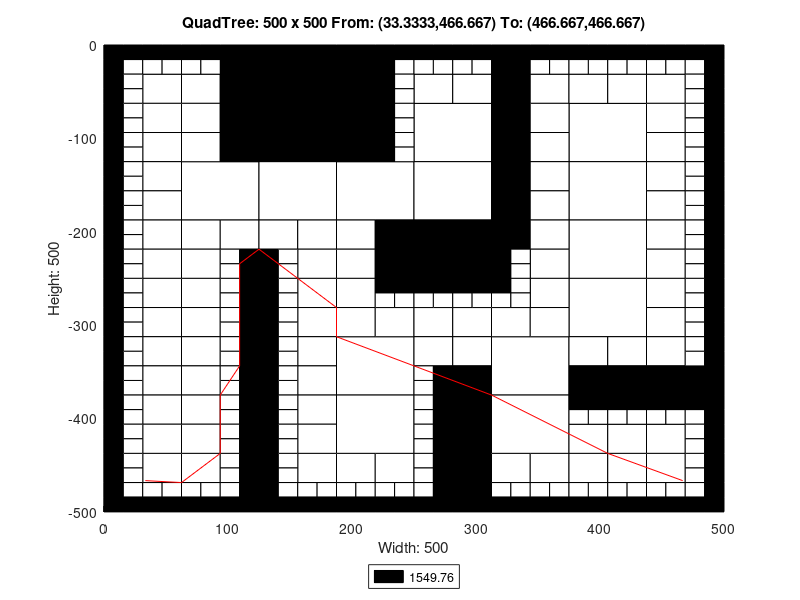

Write the MATLAB code that produced this figure.
axis([0 500 -500 0]);
title('QuadTree: 500 x 500 From: (33.3333,466.667) To: (466.667,466.667)');
xlabel('Width: 500');
ylabel('Height: 500');
rectangle('Position',[125 -62.5 62.5 62.5], 'FaceColor',[0 0 0]);
rectangle('Position',[125 -125 62.5 62.5], 'FaceColor',[0 0 0]);
rectangle('Position',[62.5 -187.5 62.5 62.5], 'FaceColor',[1 1 1]);
rectangle('Position',[125 -187.5 62.5 62.5], 'FaceColor',[1 1 1]);
rectangle('Position',[187.5 -187.5 62.5 62.5], 'FaceColor',[1 1 1]);
rectangle('Position',[250 -125 62.5 62.5], 'FaceColor',[1 1 1]);
rectangle('Position',[375 -125 62.5 62.5], 'FaceColor',[1 1 1]);
rectangle('Position',[250 -187.5 62.5 62.5], 'FaceColor',[1 1 1]);
rectangle('Position',[250 -250 62.5 62.5], 'FaceColor',[0 0 0]);
rectangle('Position',[375 -187.5 62.5 62.5], 'FaceColor',[1 1 1]);
rectangle('Position',[375 -250 62.5 62.5], 'FaceColor',[1 1 1]);
rectangle('Position',[187.5 -375 62.5 62.5], 'FaceColor',[1 1 1]);
rectangle('Position',[187.5 -437.5 62.5 62.5], 'FaceColor',[1 1 1]);
rectangle('Position',[312.5 -375 62.5 62.5], 'FaceColor',[1 1 1]);
rectangle('Position',[375 -312.5 62.5 62.5], 'FaceColor',[1 1 1]);
rectangle('Position',[312.5 -437.5 62.5 62.5], 'FaceColor',[1 1 1]);
rectangle('Position',[31.25 -62.5 31.25 31.25], 'FaceColor',[1 1 1]);
rectangle('Position',[93.75 -31.25 31.25 31.25], 'FaceColor',[0 0 0]);
rectangle('Position',[62.5 -62.5 31.25 31.25], 'FaceColor',[1 1 1]);
rectangle('Position',[93.75 -62.5 31.25 31.25], 'FaceColor',[0 0 0]);
rectangle('Position',[31.25 -93.75 31.25 31.25], 'FaceColor',[1 1 1]);
rectangle('Position',[31.25 -125 31.25 31.25], 'FaceColor',[1 1 1]);
rectangle('Position',[62.5 -93.75 31.25 31.25], 'FaceColor',[1 1 1]);
rectangle('Position',[93.75 -93.75 31.25 31.25], 'FaceColor',[0 0 0]);
rectangle('Position',[62.5 -125 31.25 31.25], 'FaceColor',[1 1 1]);
rectangle('Position',[93.75 -125 31.25 31.25], 'FaceColor',[0 0 0]);
rectangle('Position',[187.5 -31.25 31.25 31.25], 'FaceColor',[0 0 0]);
rectangle('Position',[187.5 -62.5 31.25 31.25], 'FaceColor',[0 0 0]);
rectangle('Position',[187.5 -93.75 31.25 31.25], 'FaceColor',[0 0 0]);
rectangle('Position',[187.5 -125 31.25 31.25], 'FaceColor',[0 0 0]);
rectangle('Position',[31.25 -156.25 31.25 31.25], 'FaceColor',[1 1 1]);
rectangle('Position',[31.25 -187.5 31.25 31.25], 'FaceColor',[1 1 1]);
rectangle('Position',[31.25 -218.75 31.25 31.25], 'FaceColor',[1 1 1]);
rectangle('Position',[31.25 -250 31.25 31.25], 'FaceColor',[1 1 1]);
rectangle('Position',[62.5 -218.75 31.25 31.25], 'FaceColor',[1 1 1]);
rectangle('Position',[93.75 -218.75 31.25 31.25], 'FaceColor',[1 1 1]);
rectangle('Position',[62.5 -250 31.25 31.25], 'FaceColor',[1 1 1]);
rectangle('Position',[125 -218.75 31.25 31.25], 'FaceColor',[1 1 1]);
rectangle('Position',[156.25 -218.75 31.25 31.25], 'FaceColor',[1 1 1]);
rectangle('Position',[156.25 -250 31.25 31.25], 'FaceColor',[1 1 1]);
rectangle('Position',[187.5 -218.75 31.25 31.25], 'FaceColor',[1 1 1]);
rectangle('Position',[218.75 -218.75 31.25 31.25], 'FaceColor',[0 0 0]);
rectangle('Position',[187.5 -250 31.25 31.25], 'FaceColor',[1 1 1]);
rectangle('Position',[218.75 -250 31.25 31.25], 'FaceColor',[0 0 0]);
rectangle('Position',[250 -62.5 31.25 31.25], 'FaceColor',[1 1 1]);
rectangle('Position',[281.25 -62.5 31.25 31.25], 'FaceColor',[1 1 1]);
rectangle('Position',[312.5 -31.25 31.25 31.25], 'FaceColor',[0 0 0]);
rectangle('Position',[312.5 -62.5 31.25 31.25], 'FaceColor',[0 0 0]);
rectangle('Position',[343.75 -62.5 31.25 31.25], 'FaceColor',[1 1 1]);
rectangle('Position',[312.5 -93.75 31.25 31.25], 'FaceColor',[0 0 0]);
rectangle('Position',[343.75 -93.75 31.25 31.25], 'FaceColor',[1 1 1]);
rectangle('Position',[312.5 -125 31.25 31.25], 'FaceColor',[0 0 0]);
rectangle('Position',[343.75 -125 31.25 31.25], 'FaceColor',[1 1 1]);
rectangle('Position',[375 -62.5 31.25 31.25], 'FaceColor',[1 1 1]);
rectangle('Position',[406.25 -62.5 31.25 31.25], 'FaceColor',[1 1 1]);
rectangle('Position',[437.5 -62.5 31.25 31.25], 'FaceColor',[1 1 1]);
rectangle('Position',[437.5 -93.75 31.25 31.25], 'FaceColor',[1 1 1]);
rectangle('Position',[437.5 -125 31.25 31.25], 'FaceColor',[1 1 1]);
rectangle('Position',[312.5 -156.25 31.25 31.25], 'FaceColor',[0 0 0]);
rectangle('Position',[343.75 -156.25 31.25 31.25], 'FaceColor',[1 1 1]);
rectangle('Position',[312.5 -187.5 31.25 31.25], 'FaceColor',[0 0 0]);
rectangle('Position',[343.75 -187.5 31.25 31.25], 'FaceColor',[1 1 1]);
rectangle('Position',[312.5 -218.75 31.25 31.25], 'FaceColor',[0 0 0]);
rectangle('Position',[343.75 -218.75 31.25 31.25], 'FaceColor',[1 1 1]);
rectangle('Position',[343.75 -250 31.25 31.25], 'FaceColor',[1 1 1]);
rectangle('Position',[437.5 -156.25 31.25 31.25], 'FaceColor',[1 1 1]);
rectangle('Position',[437.5 -187.5 31.25 31.25], 'FaceColor',[1 1 1]);
rectangle('Position',[437.5 -218.75 31.25 31.25], 'FaceColor',[1 1 1]);
rectangle('Position',[437.5 -250 31.25 31.25], 'FaceColor',[1 1 1]);
rectangle('Position',[31.25 -281.25 31.25 31.25], 'FaceColor',[1 1 1]);
rectangle('Position',[31.25 -312.5 31.25 31.25], 'FaceColor',[1 1 1]);
rectangle('Position',[62.5 -281.25 31.25 31.25], 'FaceColor',[1 1 1]);
rectangle('Position',[62.5 -312.5 31.25 31.25], 'FaceColor',[1 1 1]);
rectangle('Position',[31.25 -343.75 31.25 31.25], 'FaceColor',[1 1 1]);
rectangle('Position',[31.25 -375 31.25 31.25], 'FaceColor',[1 1 1]);
rectangle('Position',[62.5 -343.75 31.25 31.25], 'FaceColor',[1 1 1]);
rectangle('Position',[62.5 -375 31.25 31.25], 'FaceColor',[1 1 1]);
rectangle('Position',[156.25 -281.25 31.25 31.25], 'FaceColor',[1 1 1]);
rectangle('Position',[156.25 -312.5 31.25 31.25], 'FaceColor',[1 1 1]);
rectangle('Position',[187.5 -281.25 31.25 31.25], 'FaceColor',[1 1 1]);
rectangle('Position',[187.5 -312.5 31.25 31.25], 'FaceColor',[1 1 1]);
rectangle('Position',[218.75 -312.5 31.25 31.25], 'FaceColor',[1 1 1]);
rectangle('Position',[156.25 -343.75 31.25 31.25], 'FaceColor',[1 1 1]);
rectangle('Position',[156.25 -375 31.25 31.25], 'FaceColor',[1 1 1]);
rectangle('Position',[31.25 -406.25 31.25 31.25], 'FaceColor',[1 1 1]);
rectangle('Position',[31.25 -437.5 31.25 31.25], 'FaceColor',[1 1 1]);
rectangle('Position',[62.5 -406.25 31.25 31.25], 'FaceColor',[1 1 1]);
rectangle('Position',[62.5 -437.5 31.25 31.25], 'FaceColor',[1 1 1]);
rectangle('Position',[31.25 -468.75 31.25 31.25], 'FaceColor',[1 1 1]);
rectangle('Position',[62.5 -468.75 31.25 31.25], 'FaceColor',[1 1 1]);
rectangle('Position',[156.25 -406.25 31.25 31.25], 'FaceColor',[1 1 1]);
rectangle('Position',[156.25 -437.5 31.25 31.25], 'FaceColor',[1 1 1]);
rectangle('Position',[156.25 -468.75 31.25 31.25], 'FaceColor',[1 1 1]);
rectangle('Position',[187.5 -468.75 31.25 31.25], 'FaceColor',[1 1 1]);
rectangle('Position',[218.75 -468.75 31.25 31.25], 'FaceColor',[1 1 1]);
rectangle('Position',[250 -312.5 31.25 31.25], 'FaceColor',[1 1 1]);
rectangle('Position',[281.25 -312.5 31.25 31.25], 'FaceColor',[1 1 1]);
rectangle('Position',[343.75 -281.25 31.25 31.25], 'FaceColor',[1 1 1]);
rectangle('Position',[312.5 -312.5 31.25 31.25], 'FaceColor',[1 1 1]);
rectangle('Position',[343.75 -312.5 31.25 31.25], 'FaceColor',[1 1 1]);
rectangle('Position',[250 -343.75 31.25 31.25], 'FaceColor',[1 1 1]);
rectangle('Position',[281.25 -343.75 31.25 31.25], 'FaceColor',[1 1 1]);
rectangle('Position',[281.25 -375 31.25 31.25], 'FaceColor',[0 0 0]);
rectangle('Position',[437.5 -281.25 31.25 31.25], 'FaceColor',[1 1 1]);
rectangle('Position',[437.5 -312.5 31.25 31.25], 'FaceColor',[1 1 1]);
rectangle('Position',[375 -343.75 31.25 31.25], 'FaceColor',[1 1 1]);
rectangle('Position',[406.25 -343.75 31.25 31.25], 'FaceColor',[1 1 1]);
rectangle('Position',[375 -375 31.25 31.25], 'FaceColor',[0 0 0]);
rectangle('Position',[406.25 -375 31.25 31.25], 'FaceColor',[0 0 0]);
rectangle('Position',[437.5 -343.75 31.25 31.25], 'FaceColor',[1 1 1]);
rectangle('Position',[437.5 -375 31.25 31.25], 'FaceColor',[0 0 0]);
rectangle('Position',[468.75 -375 31.25 31.25], 'FaceColor',[0 0 0]);
rectangle('Position',[281.25 -406.25 31.25 31.25], 'FaceColor',[0 0 0]);
rectangle('Position',[281.25 -437.5 31.25 31.25], 'FaceColor',[0 0 0]);
rectangle('Position',[281.25 -468.75 31.25 31.25], 'FaceColor',[0 0 0]);
rectangle('Position',[281.25 -500 31.25 31.25], 'FaceColor',[0 0 0]);
rectangle('Position',[312.5 -468.75 31.25 31.25], 'FaceColor',[1 1 1]);
rectangle('Position',[343.75 -468.75 31.25 31.25], 'FaceColor',[1 1 1]);
rectangle('Position',[375 -437.5 31.25 31.25], 'FaceColor',[1 1 1]);
rectangle('Position',[406.25 -437.5 31.25 31.25], 'FaceColor',[1 1 1]);
rectangle('Position',[437.5 -437.5 31.25 31.25], 'FaceColor',[1 1 1]);
rectangle('Position',[375 -468.75 31.25 31.25], 'FaceColor',[1 1 1]);
rectangle('Position',[406.25 -468.75 31.25 31.25], 'FaceColor',[1 1 1]);
rectangle('Position',[437.5 -468.75 31.25 31.25], 'FaceColor',[1 1 1]);
rectangle('Position',[0 -15.625 15.625 15.625], 'FaceColor',[0 0 0]);
rectangle('Position',[15.625 -15.625 15.625 15.625], 'FaceColor',[0 0 0]);
rectangle('Position',[0 -31.25 15.625 15.625], 'FaceColor',[0 0 0]);
rectangle('Position',[15.625 -31.25 15.625 15.625], 'FaceColor',[1 1 1]);
rectangle('Position',[31.25 -15.625 15.625 15.625], 'FaceColor',[0 0 0]);
rectangle('Position',[46.875 -15.625 15.625 15.625], 'FaceColor',[0 0 0]);
rectangle('Position',[31.25 -31.25 15.625 15.625], 'FaceColor',[1 1 1]);
rectangle('Position',[46.875 -31.25 15.625 15.625], 'FaceColor',[1 1 1]);
rectangle('Position',[0 -46.875 15.625 15.625], 'FaceColor',[0 0 0]);
rectangle('Position',[15.625 -46.875 15.625 15.625], 'FaceColor',[1 1 1]);
rectangle('Position',[0 -62.5 15.625 15.625], 'FaceColor',[0 0 0]);
rectangle('Position',[15.625 -62.5 15.625 15.625], 'FaceColor',[1 1 1]);
rectangle('Position',[62.5 -15.625 15.625 15.625], 'FaceColor',[0 0 0]);
rectangle('Position',[78.125 -15.625 15.625 15.625], 'FaceColor',[0 0 0]);
rectangle('Position',[62.5 -31.25 15.625 15.625], 'FaceColor',[1 1 1]);
rectangle('Position',[78.125 -31.25 15.625 15.625], 'FaceColor',[1 1 1]);
rectangle('Position',[0 -78.125 15.625 15.625], 'FaceColor',[0 0 0]);
rectangle('Position',[15.625 -78.125 15.625 15.625], 'FaceColor',[1 1 1]);
rectangle('Position',[0 -93.75 15.625 15.625], 'FaceColor',[0 0 0]);
rectangle('Position',[15.625 -93.75 15.625 15.625], 'FaceColor',[1 1 1]);
rectangle('Position',[0 -109.375 15.625 15.625], 'FaceColor',[0 0 0]);
rectangle('Position',[15.625 -109.375 15.625 15.625], 'FaceColor',[1 1 1]);
rectangle('Position',[0 -125 15.625 15.625], 'FaceColor',[0 0 0]);
rectangle('Position',[15.625 -125 15.625 15.625], 'FaceColor',[1 1 1]);
rectangle('Position',[218.75 -15.625 15.625 15.625], 'FaceColor',[0 0 0]);
rectangle('Position',[234.375 -15.625 15.625 15.625], 'FaceColor',[0 0 0]);
rectangle('Position',[218.75 -31.25 15.625 15.625], 'FaceColor',[0 0 0]);
rectangle('Position',[234.375 -31.25 15.625 15.625], 'FaceColor',[1 1 1]);
rectangle('Position',[218.75 -46.875 15.625 15.625], 'FaceColor',[0 0 0]);
rectangle('Position',[234.375 -46.875 15.625 15.625], 'FaceColor',[1 1 1]);
rectangle('Position',[218.75 -62.5 15.625 15.625], 'FaceColor',[0 0 0]);
rectangle('Position',[234.375 -62.5 15.625 15.625], 'FaceColor',[1 1 1]);
rectangle('Position',[218.75 -78.125 15.625 15.625], 'FaceColor',[0 0 0]);
rectangle('Position',[234.375 -78.125 15.625 15.625], 'FaceColor',[1 1 1]);
rectangle('Position',[218.75 -93.75 15.625 15.625], 'FaceColor',[0 0 0]);
rectangle('Position',[234.375 -93.75 15.625 15.625], 'FaceColor',[1 1 1]);
rectangle('Position',[218.75 -109.375 15.625 15.625], 'FaceColor',[0 0 0]);
rectangle('Position',[234.375 -109.375 15.625 15.625], 'FaceColor',[1 1 1]);
rectangle('Position',[218.75 -125 15.625 15.625], 'FaceColor',[0 0 0]);
rectangle('Position',[234.375 -125 15.625 15.625], 'FaceColor',[1 1 1]);
rectangle('Position',[0 -140.625 15.625 15.625], 'FaceColor',[0 0 0]);
rectangle('Position',[15.625 -140.625 15.625 15.625], 'FaceColor',[1 1 1]);
rectangle('Position',[0 -156.25 15.625 15.625], 'FaceColor',[0 0 0]);
rectangle('Position',[15.625 -156.25 15.625 15.625], 'FaceColor',[1 1 1]);
rectangle('Position',[0 -171.875 15.625 15.625], 'FaceColor',[0 0 0]);
rectangle('Position',[15.625 -171.875 15.625 15.625], 'FaceColor',[1 1 1]);
rectangle('Position',[0 -187.5 15.625 15.625], 'FaceColor',[0 0 0]);
rectangle('Position',[15.625 -187.5 15.625 15.625], 'FaceColor',[1 1 1]);
rectangle('Position',[0 -203.125 15.625 15.625], 'FaceColor',[0 0 0]);
rectangle('Position',[15.625 -203.125 15.625 15.625], 'FaceColor',[1 1 1]);
rectangle('Position',[0 -218.75 15.625 15.625], 'FaceColor',[0 0 0]);
rectangle('Position',[15.625 -218.75 15.625 15.625], 'FaceColor',[1 1 1]);
rectangle('Position',[0 -234.375 15.625 15.625], 'FaceColor',[0 0 0]);
rectangle('Position',[15.625 -234.375 15.625 15.625], 'FaceColor',[1 1 1]);
rectangle('Position',[0 -250 15.625 15.625], 'FaceColor',[0 0 0]);
rectangle('Position',[15.625 -250 15.625 15.625], 'FaceColor',[1 1 1]);
rectangle('Position',[93.75 -234.375 15.625 15.625], 'FaceColor',[1 1 1]);
rectangle('Position',[109.375 -234.375 15.625 15.625], 'FaceColor',[0 0 0]);
rectangle('Position',[93.75 -250 15.625 15.625], 'FaceColor',[1 1 1]);
rectangle('Position',[109.375 -250 15.625 15.625], 'FaceColor',[0 0 0]);
rectangle('Position',[125 -234.375 15.625 15.625], 'FaceColor',[0 0 0]);
rectangle('Position',[140.625 -234.375 15.625 15.625], 'FaceColor',[1 1 1]);
rectangle('Position',[125 -250 15.625 15.625], 'FaceColor',[0 0 0]);
rectangle('Position',[140.625 -250 15.625 15.625], 'FaceColor',[1 1 1]);
rectangle('Position',[250 -15.625 15.625 15.625], 'FaceColor',[0 0 0]);
rectangle('Position',[265.625 -15.625 15.625 15.625], 'FaceColor',[0 0 0]);
rectangle('Position',[250 -31.25 15.625 15.625], 'FaceColor',[1 1 1]);
rectangle('Position',[265.625 -31.25 15.625 15.625], 'FaceColor',[1 1 1]);
rectangle('Position',[281.25 -15.625 15.625 15.625], 'FaceColor',[0 0 0]);
rectangle('Position',[296.875 -15.625 15.625 15.625], 'FaceColor',[0 0 0]);
rectangle('Position',[281.25 -31.25 15.625 15.625], 'FaceColor',[1 1 1]);
rectangle('Position',[296.875 -31.25 15.625 15.625], 'FaceColor',[1 1 1]);
rectangle('Position',[343.75 -15.625 15.625 15.625], 'FaceColor',[0 0 0]);
rectangle('Position',[359.375 -15.625 15.625 15.625], 'FaceColor',[0 0 0]);
rectangle('Position',[343.75 -31.25 15.625 15.625], 'FaceColor',[1 1 1]);
rectangle('Position',[359.375 -31.25 15.625 15.625], 'FaceColor',[1 1 1]);
rectangle('Position',[375 -15.625 15.625 15.625], 'FaceColor',[0 0 0]);
rectangle('Position',[390.625 -15.625 15.625 15.625], 'FaceColor',[0 0 0]);
rectangle('Position',[375 -31.25 15.625 15.625], 'FaceColor',[1 1 1]);
rectangle('Position',[390.625 -31.25 15.625 15.625], 'FaceColor',[1 1 1]);
rectangle('Position',[406.25 -15.625 15.625 15.625], 'FaceColor',[0 0 0]);
rectangle('Position',[421.875 -15.625 15.625 15.625], 'FaceColor',[0 0 0]);
rectangle('Position',[406.25 -31.25 15.625 15.625], 'FaceColor',[1 1 1]);
rectangle('Position',[421.875 -31.25 15.625 15.625], 'FaceColor',[1 1 1]);
rectangle('Position',[437.5 -15.625 15.625 15.625], 'FaceColor',[0 0 0]);
rectangle('Position',[453.125 -15.625 15.625 15.625], 'FaceColor',[0 0 0]);
rectangle('Position',[437.5 -31.25 15.625 15.625], 'FaceColor',[1 1 1]);
rectangle('Position',[453.125 -31.25 15.625 15.625], 'FaceColor',[1 1 1]);
rectangle('Position',[468.75 -15.625 15.625 15.625], 'FaceColor',[0 0 0]);
rectangle('Position',[484.375 -15.625 15.625 15.625], 'FaceColor',[0 0 0]);
rectangle('Position',[468.75 -31.25 15.625 15.625], 'FaceColor',[1 1 1]);
rectangle('Position',[484.375 -31.25 15.625 15.625], 'FaceColor',[0 0 0]);
rectangle('Position',[468.75 -46.875 15.625 15.625], 'FaceColor',[1 1 1]);
rectangle('Position',[484.375 -46.875 15.625 15.625], 'FaceColor',[0 0 0]);
rectangle('Position',[468.75 -62.5 15.625 15.625], 'FaceColor',[1 1 1]);
rectangle('Position',[484.375 -62.5 15.625 15.625], 'FaceColor',[0 0 0]);
rectangle('Position',[468.75 -78.125 15.625 15.625], 'FaceColor',[1 1 1]);
rectangle('Position',[484.375 -78.125 15.625 15.625], 'FaceColor',[0 0 0]);
rectangle('Position',[468.75 -93.75 15.625 15.625], 'FaceColor',[1 1 1]);
rectangle('Position',[484.375 -93.75 15.625 15.625], 'FaceColor',[0 0 0]);
rectangle('Position',[468.75 -109.375 15.625 15.625], 'FaceColor',[1 1 1]);
rectangle('Position',[484.375 -109.375 15.625 15.625], 'FaceColor',[0 0 0]);
rectangle('Position',[468.75 -125 15.625 15.625], 'FaceColor',[1 1 1]);
rectangle('Position',[484.375 -125 15.625 15.625], 'FaceColor',[0 0 0]);
rectangle('Position',[312.5 -234.375 15.625 15.625], 'FaceColor',[0 0 0]);
rectangle('Position',[328.125 -234.375 15.625 15.625], 'FaceColor',[1 1 1]);
rectangle('Position',[312.5 -250 15.625 15.625], 'FaceColor',[0 0 0]);
rectangle('Position',[328.125 -250 15.625 15.625], 'FaceColor',[1 1 1]);
rectangle('Position',[468.75 -140.625 15.625 15.625], 'FaceColor',[1 1 1]);
rectangle('Position',[484.375 -140.625 15.625 15.625], 'FaceColor',[0 0 0]);
rectangle('Position',[468.75 -156.25 15.625 15.625], 'FaceColor',[1 1 1]);
rectangle('Position',[484.375 -156.25 15.625 15.625], 'FaceColor',[0 0 0]);
rectangle('Position',[468.75 -171.875 15.625 15.625], 'FaceColor',[1 1 1]);
rectangle('Position',[484.375 -171.875 15.625 15.625], 'FaceColor',[0 0 0]);
rectangle('Position',[468.75 -187.5 15.625 15.625], 'FaceColor',[1 1 1]);
rectangle('Position',[484.375 -187.5 15.625 15.625], 'FaceColor',[0 0 0]);
rectangle('Position',[468.75 -203.125 15.625 15.625], 'FaceColor',[1 1 1]);
rectangle('Position',[484.375 -203.125 15.625 15.625], 'FaceColor',[0 0 0]);
rectangle('Position',[468.75 -218.75 15.625 15.625], 'FaceColor',[1 1 1]);
rectangle('Position',[484.375 -218.75 15.625 15.625], 'FaceColor',[0 0 0]);
rectangle('Position',[468.75 -234.375 15.625 15.625], 'FaceColor',[1 1 1]);
rectangle('Position',[484.375 -234.375 15.625 15.625], 'FaceColor',[0 0 0]);
rectangle('Position',[468.75 -250 15.625 15.625], 'FaceColor',[1 1 1]);
rectangle('Position',[484.375 -250 15.625 15.625], 'FaceColor',[0 0 0]);
rectangle('Position',[0 -265.625 15.625 15.625], 'FaceColor',[0 0 0]);
rectangle('Position',[15.625 -265.625 15.625 15.625], 'FaceColor',[1 1 1]);
rectangle('Position',[0 -281.25 15.625 15.625], 'FaceColor',[0 0 0]);
rectangle('Position',[15.625 -281.25 15.625 15.625], 'FaceColor',[1 1 1]);
rectangle('Position',[0 -296.875 15.625 15.625], 'FaceColor',[0 0 0]);
rectangle('Position',[15.625 -296.875 15.625 15.625], 'FaceColor',[1 1 1]);
rectangle('Position',[0 -312.5 15.625 15.625], 'FaceColor',[0 0 0]);
rectangle('Position',[15.625 -312.5 15.625 15.625], 'FaceColor',[1 1 1]);
rectangle('Position',[93.75 -265.625 15.625 15.625], 'FaceColor',[1 1 1]);
rectangle('Position',[109.375 -265.625 15.625 15.625], 'FaceColor',[0 0 0]);
rectangle('Position',[93.75 -281.25 15.625 15.625], 'FaceColor',[1 1 1]);
rectangle('Position',[109.375 -281.25 15.625 15.625], 'FaceColor',[0 0 0]);
rectangle('Position',[93.75 -296.875 15.625 15.625], 'FaceColor',[1 1 1]);
rectangle('Position',[109.375 -296.875 15.625 15.625], 'FaceColor',[0 0 0]);
rectangle('Position',[93.75 -312.5 15.625 15.625], 'FaceColor',[1 1 1]);
rectangle('Position',[109.375 -312.5 15.625 15.625], 'FaceColor',[0 0 0]);
rectangle('Position',[0 -328.125 15.625 15.625], 'FaceColor',[0 0 0]);
rectangle('Position',[15.625 -328.125 15.625 15.625], 'FaceColor',[1 1 1]);
rectangle('Position',[0 -343.75 15.625 15.625], 'FaceColor',[0 0 0]);
rectangle('Position',[15.625 -343.75 15.625 15.625], 'FaceColor',[1 1 1]);
rectangle('Position',[0 -359.375 15.625 15.625], 'FaceColor',[0 0 0]);
rectangle('Position',[15.625 -359.375 15.625 15.625], 'FaceColor',[1 1 1]);
rectangle('Position',[0 -375 15.625 15.625], 'FaceColor',[0 0 0]);
rectangle('Position',[15.625 -375 15.625 15.625], 'FaceColor',[1 1 1]);
rectangle('Position',[93.75 -328.125 15.625 15.625], 'FaceColor',[1 1 1]);
rectangle('Position',[109.375 -328.125 15.625 15.625], 'FaceColor',[0 0 0]);
rectangle('Position',[93.75 -343.75 15.625 15.625], 'FaceColor',[1 1 1]);
rectangle('Position',[109.375 -343.75 15.625 15.625], 'FaceColor',[0 0 0]);
rectangle('Position',[93.75 -359.375 15.625 15.625], 'FaceColor',[1 1 1]);
rectangle('Position',[109.375 -359.375 15.625 15.625], 'FaceColor',[0 0 0]);
rectangle('Position',[93.75 -375 15.625 15.625], 'FaceColor',[1 1 1]);
rectangle('Position',[109.375 -375 15.625 15.625], 'FaceColor',[0 0 0]);
rectangle('Position',[125 -265.625 15.625 15.625], 'FaceColor',[0 0 0]);
rectangle('Position',[140.625 -265.625 15.625 15.625], 'FaceColor',[1 1 1]);
rectangle('Position',[125 -281.25 15.625 15.625], 'FaceColor',[0 0 0]);
rectangle('Position',[140.625 -281.25 15.625 15.625], 'FaceColor',[1 1 1]);
rectangle('Position',[125 -296.875 15.625 15.625], 'FaceColor',[0 0 0]);
rectangle('Position',[140.625 -296.875 15.625 15.625], 'FaceColor',[1 1 1]);
rectangle('Position',[125 -312.5 15.625 15.625], 'FaceColor',[0 0 0]);
rectangle('Position',[140.625 -312.5 15.625 15.625], 'FaceColor',[1 1 1]);
rectangle('Position',[218.75 -265.625 15.625 15.625], 'FaceColor',[0 0 0]);
rectangle('Position',[234.375 -265.625 15.625 15.625], 'FaceColor',[0 0 0]);
rectangle('Position',[218.75 -281.25 15.625 15.625], 'FaceColor',[1 1 1]);
rectangle('Position',[234.375 -281.25 15.625 15.625], 'FaceColor',[1 1 1]);
rectangle('Position',[125 -328.125 15.625 15.625], 'FaceColor',[0 0 0]);
rectangle('Position',[140.625 -328.125 15.625 15.625], 'FaceColor',[1 1 1]);
rectangle('Position',[125 -343.75 15.625 15.625], 'FaceColor',[0 0 0]);
rectangle('Position',[140.625 -343.75 15.625 15.625], 'FaceColor',[1 1 1]);
rectangle('Position',[125 -359.375 15.625 15.625], 'FaceColor',[0 0 0]);
rectangle('Position',[140.625 -359.375 15.625 15.625], 'FaceColor',[1 1 1]);
rectangle('Position',[125 -375 15.625 15.625], 'FaceColor',[0 0 0]);
rectangle('Position',[140.625 -375 15.625 15.625], 'FaceColor',[1 1 1]);
rectangle('Position',[0 -390.625 15.625 15.625], 'FaceColor',[0 0 0]);
rectangle('Position',[15.625 -390.625 15.625 15.625], 'FaceColor',[1 1 1]);
rectangle('Position',[0 -406.25 15.625 15.625], 'FaceColor',[0 0 0]);
rectangle('Position',[15.625 -406.25 15.625 15.625], 'FaceColor',[1 1 1]);
rectangle('Position',[0 -421.875 15.625 15.625], 'FaceColor',[0 0 0]);
rectangle('Position',[15.625 -421.875 15.625 15.625], 'FaceColor',[1 1 1]);
rectangle('Position',[0 -437.5 15.625 15.625], 'FaceColor',[0 0 0]);
rectangle('Position',[15.625 -437.5 15.625 15.625], 'FaceColor',[1 1 1]);
rectangle('Position',[93.75 -390.625 15.625 15.625], 'FaceColor',[1 1 1]);
rectangle('Position',[109.375 -390.625 15.625 15.625], 'FaceColor',[0 0 0]);
rectangle('Position',[93.75 -406.25 15.625 15.625], 'FaceColor',[1 1 1]);
rectangle('Position',[109.375 -406.25 15.625 15.625], 'FaceColor',[0 0 0]);
rectangle('Position',[93.75 -421.875 15.625 15.625], 'FaceColor',[1 1 1]);
rectangle('Position',[109.375 -421.875 15.625 15.625], 'FaceColor',[0 0 0]);
rectangle('Position',[93.75 -437.5 15.625 15.625], 'FaceColor',[1 1 1]);
rectangle('Position',[109.375 -437.5 15.625 15.625], 'FaceColor',[0 0 0]);
rectangle('Position',[0 -453.125 15.625 15.625], 'FaceColor',[0 0 0]);
rectangle('Position',[15.625 -453.125 15.625 15.625], 'FaceColor',[1 1 1]);
rectangle('Position',[0 -468.75 15.625 15.625], 'FaceColor',[0 0 0]);
rectangle('Position',[15.625 -468.75 15.625 15.625], 'FaceColor',[1 1 1]);
rectangle('Position',[0 -484.375 15.625 15.625], 'FaceColor',[0 0 0]);
rectangle('Position',[15.625 -484.375 15.625 15.625], 'FaceColor',[1 1 1]);
rectangle('Position',[0 -500 15.625 15.625], 'FaceColor',[0 0 0]);
rectangle('Position',[15.625 -500 15.625 15.625], 'FaceColor',[0 0 0]);
rectangle('Position',[31.25 -484.375 15.625 15.625], 'FaceColor',[1 1 1]);
rectangle('Position',[46.875 -484.375 15.625 15.625], 'FaceColor',[1 1 1]);
rectangle('Position',[31.25 -500 15.625 15.625], 'FaceColor',[0 0 0]);
rectangle('Position',[46.875 -500 15.625 15.625], 'FaceColor',[0 0 0]);
rectangle('Position',[93.75 -453.125 15.625 15.625], 'FaceColor',[1 1 1]);
rectangle('Position',[109.375 -453.125 15.625 15.625], 'FaceColor',[0 0 0]);
rectangle('Position',[93.75 -468.75 15.625 15.625], 'FaceColor',[1 1 1]);
rectangle('Position',[109.375 -468.75 15.625 15.625], 'FaceColor',[0 0 0]);
rectangle('Position',[62.5 -484.375 15.625 15.625], 'FaceColor',[1 1 1]);
rectangle('Position',[78.125 -484.375 15.625 15.625], 'FaceColor',[1 1 1]);
rectangle('Position',[62.5 -500 15.625 15.625], 'FaceColor',[0 0 0]);
rectangle('Position',[78.125 -500 15.625 15.625], 'FaceColor',[0 0 0]);
rectangle('Position',[93.75 -484.375 15.625 15.625], 'FaceColor',[1 1 1]);
rectangle('Position',[109.375 -484.375 15.625 15.625], 'FaceColor',[0 0 0]);
rectangle('Position',[93.75 -500 15.625 15.625], 'FaceColor',[0 0 0]);
rectangle('Position',[109.375 -500 15.625 15.625], 'FaceColor',[0 0 0]);
rectangle('Position',[125 -390.625 15.625 15.625], 'FaceColor',[0 0 0]);
rectangle('Position',[140.625 -390.625 15.625 15.625], 'FaceColor',[1 1 1]);
rectangle('Position',[125 -406.25 15.625 15.625], 'FaceColor',[0 0 0]);
rectangle('Position',[140.625 -406.25 15.625 15.625], 'FaceColor',[1 1 1]);
rectangle('Position',[125 -421.875 15.625 15.625], 'FaceColor',[0 0 0]);
rectangle('Position',[140.625 -421.875 15.625 15.625], 'FaceColor',[1 1 1]);
rectangle('Position',[125 -437.5 15.625 15.625], 'FaceColor',[0 0 0]);
rectangle('Position',[140.625 -437.5 15.625 15.625], 'FaceColor',[1 1 1]);
rectangle('Position',[125 -453.125 15.625 15.625], 'FaceColor',[0 0 0]);
rectangle('Position',[140.625 -453.125 15.625 15.625], 'FaceColor',[1 1 1]);
rectangle('Position',[125 -468.75 15.625 15.625], 'FaceColor',[0 0 0]);
rectangle('Position',[140.625 -468.75 15.625 15.625], 'FaceColor',[1 1 1]);
rectangle('Position',[125 -484.375 15.625 15.625], 'FaceColor',[0 0 0]);
rectangle('Position',[140.625 -484.375 15.625 15.625], 'FaceColor',[1 1 1]);
rectangle('Position',[125 -500 15.625 15.625], 'FaceColor',[0 0 0]);
rectangle('Position',[140.625 -500 15.625 15.625], 'FaceColor',[0 0 0]);
rectangle('Position',[156.25 -484.375 15.625 15.625], 'FaceColor',[1 1 1]);
rectangle('Position',[171.875 -484.375 15.625 15.625], 'FaceColor',[1 1 1]);
rectangle('Position',[156.25 -500 15.625 15.625], 'FaceColor',[0 0 0]);
rectangle('Position',[171.875 -500 15.625 15.625], 'FaceColor',[0 0 0]);
rectangle('Position',[187.5 -484.375 15.625 15.625], 'FaceColor',[1 1 1]);
rectangle('Position',[203.125 -484.375 15.625 15.625], 'FaceColor',[1 1 1]);
rectangle('Position',[187.5 -500 15.625 15.625], 'FaceColor',[0 0 0]);
rectangle('Position',[203.125 -500 15.625 15.625], 'FaceColor',[0 0 0]);
rectangle('Position',[218.75 -484.375 15.625 15.625], 'FaceColor',[1 1 1]);
rectangle('Position',[234.375 -484.375 15.625 15.625], 'FaceColor',[1 1 1]);
rectangle('Position',[218.75 -500 15.625 15.625], 'FaceColor',[0 0 0]);
rectangle('Position',[234.375 -500 15.625 15.625], 'FaceColor',[0 0 0]);
rectangle('Position',[250 -265.625 15.625 15.625], 'FaceColor',[0 0 0]);
rectangle('Position',[265.625 -265.625 15.625 15.625], 'FaceColor',[0 0 0]);
rectangle('Position',[250 -281.25 15.625 15.625], 'FaceColor',[1 1 1]);
rectangle('Position',[265.625 -281.25 15.625 15.625], 'FaceColor',[1 1 1]);
rectangle('Position',[281.25 -265.625 15.625 15.625], 'FaceColor',[0 0 0]);
rectangle('Position',[296.875 -265.625 15.625 15.625], 'FaceColor',[0 0 0]);
rectangle('Position',[281.25 -281.25 15.625 15.625], 'FaceColor',[1 1 1]);
rectangle('Position',[296.875 -281.25 15.625 15.625], 'FaceColor',[1 1 1]);
rectangle('Position',[312.5 -265.625 15.625 15.625], 'FaceColor',[0 0 0]);
rectangle('Position',[328.125 -265.625 15.625 15.625], 'FaceColor',[1 1 1]);
rectangle('Position',[312.5 -281.25 15.625 15.625], 'FaceColor',[1 1 1]);
rectangle('Position',[328.125 -281.25 15.625 15.625], 'FaceColor',[1 1 1]);
rectangle('Position',[250 -359.375 15.625 15.625], 'FaceColor',[1 1 1]);
rectangle('Position',[265.625 -359.375 15.625 15.625], 'FaceColor',[0 0 0]);
rectangle('Position',[250 -375 15.625 15.625], 'FaceColor',[1 1 1]);
rectangle('Position',[265.625 -375 15.625 15.625], 'FaceColor',[0 0 0]);
rectangle('Position',[468.75 -265.625 15.625 15.625], 'FaceColor',[1 1 1]);
rectangle('Position',[484.375 -265.625 15.625 15.625], 'FaceColor',[0 0 0]);
rectangle('Position',[468.75 -281.25 15.625 15.625], 'FaceColor',[1 1 1]);
rectangle('Position',[484.375 -281.25 15.625 15.625], 'FaceColor',[0 0 0]);
rectangle('Position',[468.75 -296.875 15.625 15.625], 'FaceColor',[1 1 1]);
rectangle('Position',[484.375 -296.875 15.625 15.625], 'FaceColor',[0 0 0]);
rectangle('Position',[468.75 -312.5 15.625 15.625], 'FaceColor',[1 1 1]);
rectangle('Position',[484.375 -312.5 15.625 15.625], 'FaceColor',[0 0 0]);
rectangle('Position',[468.75 -328.125 15.625 15.625], 'FaceColor',[1 1 1]);
rectangle('Position',[484.375 -328.125 15.625 15.625], 'FaceColor',[0 0 0]);
rectangle('Position',[468.75 -343.75 15.625 15.625], 'FaceColor',[1 1 1]);
rectangle('Position',[484.375 -343.75 15.625 15.625], 'FaceColor',[0 0 0]);
rectangle('Position',[250 -390.625 15.625 15.625], 'FaceColor',[1 1 1]);
rectangle('Position',[265.625 -390.625 15.625 15.625], 'FaceColor',[0 0 0]);
rectangle('Position',[250 -406.25 15.625 15.625], 'FaceColor',[1 1 1]);
rectangle('Position',[265.625 -406.25 15.625 15.625], 'FaceColor',[0 0 0]);
rectangle('Position',[250 -421.875 15.625 15.625], 'FaceColor',[1 1 1]);
rectangle('Position',[265.625 -421.875 15.625 15.625], 'FaceColor',[0 0 0]);
rectangle('Position',[250 -437.5 15.625 15.625], 'FaceColor',[1 1 1]);
rectangle('Position',[265.625 -437.5 15.625 15.625], 'FaceColor',[0 0 0]);
rectangle('Position',[250 -453.125 15.625 15.625], 'FaceColor',[1 1 1]);
rectangle('Position',[265.625 -453.125 15.625 15.625], 'FaceColor',[0 0 0]);
rectangle('Position',[250 -468.75 15.625 15.625], 'FaceColor',[1 1 1]);
rectangle('Position',[265.625 -468.75 15.625 15.625], 'FaceColor',[0 0 0]);
rectangle('Position',[250 -484.375 15.625 15.625], 'FaceColor',[1 1 1]);
rectangle('Position',[265.625 -484.375 15.625 15.625], 'FaceColor',[0 0 0]);
rectangle('Position',[250 -500 15.625 15.625], 'FaceColor',[0 0 0]);
rectangle('Position',[265.625 -500 15.625 15.625], 'FaceColor',[0 0 0]);
rectangle('Position',[312.5 -484.375 15.625 15.625], 'FaceColor',[1 1 1]);
rectangle('Position',[328.125 -484.375 15.625 15.625], 'FaceColor',[1 1 1]);
rectangle('Position',[312.5 -500 15.625 15.625], 'FaceColor',[0 0 0]);
rectangle('Position',[328.125 -500 15.625 15.625], 'FaceColor',[0 0 0]);
rectangle('Position',[343.75 -484.375 15.625 15.625], 'FaceColor',[1 1 1]);
rectangle('Position',[359.375 -484.375 15.625 15.625], 'FaceColor',[1 1 1]);
rectangle('Position',[343.75 -500 15.625 15.625], 'FaceColor',[0 0 0]);
rectangle('Position',[359.375 -500 15.625 15.625], 'FaceColor',[0 0 0]);
rectangle('Position',[375 -390.625 15.625 15.625], 'FaceColor',[0 0 0]);
rectangle('Position',[390.625 -390.625 15.625 15.625], 'FaceColor',[0 0 0]);
rectangle('Position',[375 -406.25 15.625 15.625], 'FaceColor',[1 1 1]);
rectangle('Position',[390.625 -406.25 15.625 15.625], 'FaceColor',[1 1 1]);
rectangle('Position',[406.25 -390.625 15.625 15.625], 'FaceColor',[0 0 0]);
rectangle('Position',[421.875 -390.625 15.625 15.625], 'FaceColor',[0 0 0]);
rectangle('Position',[406.25 -406.25 15.625 15.625], 'FaceColor',[1 1 1]);
rectangle('Position',[421.875 -406.25 15.625 15.625], 'FaceColor',[1 1 1]);
rectangle('Position',[437.5 -390.625 15.625 15.625], 'FaceColor',[0 0 0]);
rectangle('Position',[453.125 -390.625 15.625 15.625], 'FaceColor',[0 0 0]);
rectangle('Position',[437.5 -406.25 15.625 15.625], 'FaceColor',[1 1 1]);
rectangle('Position',[453.125 -406.25 15.625 15.625], 'FaceColor',[1 1 1]);
rectangle('Position',[468.75 -390.625 15.625 15.625], 'FaceColor',[0 0 0]);
rectangle('Position',[484.375 -390.625 15.625 15.625], 'FaceColor',[0 0 0]);
rectangle('Position',[468.75 -406.25 15.625 15.625], 'FaceColor',[1 1 1]);
rectangle('Position',[484.375 -406.25 15.625 15.625], 'FaceColor',[0 0 0]);
rectangle('Position',[468.75 -421.875 15.625 15.625], 'FaceColor',[1 1 1]);
rectangle('Position',[484.375 -421.875 15.625 15.625], 'FaceColor',[0 0 0]);
rectangle('Position',[468.75 -437.5 15.625 15.625], 'FaceColor',[1 1 1]);
rectangle('Position',[484.375 -437.5 15.625 15.625], 'FaceColor',[0 0 0]);
rectangle('Position',[375 -484.375 15.625 15.625], 'FaceColor',[1 1 1]);
rectangle('Position',[390.625 -484.375 15.625 15.625], 'FaceColor',[1 1 1]);
rectangle('Position',[375 -500 15.625 15.625], 'FaceColor',[0 0 0]);
rectangle('Position',[390.625 -500 15.625 15.625], 'FaceColor',[0 0 0]);
rectangle('Position',[406.25 -484.375 15.625 15.625], 'FaceColor',[1 1 1]);
rectangle('Position',[421.875 -484.375 15.625 15.625], 'FaceColor',[1 1 1]);
rectangle('Position',[406.25 -500 15.625 15.625], 'FaceColor',[0 0 0]);
rectangle('Position',[421.875 -500 15.625 15.625], 'FaceColor',[0 0 0]);
rectangle('Position',[468.75 -453.125 15.625 15.625], 'FaceColor',[1 1 1]);
rectangle('Position',[484.375 -453.125 15.625 15.625], 'FaceColor',[0 0 0]);
rectangle('Position',[468.75 -468.75 15.625 15.625], 'FaceColor',[1 1 1]);
rectangle('Position',[484.375 -468.75 15.625 15.625], 'FaceColor',[0 0 0]);
rectangle('Position',[437.5 -484.375 15.625 15.625], 'FaceColor',[1 1 1]);
rectangle('Position',[453.125 -484.375 15.625 15.625], 'FaceColor',[1 1 1]);
rectangle('Position',[437.5 -500 15.625 15.625], 'FaceColor',[0 0 0]);
rectangle('Position',[453.125 -500 15.625 15.625], 'FaceColor',[0 0 0]);
rectangle('Position',[468.75 -484.375 15.625 15.625], 'FaceColor',[1 1 1]);
rectangle('Position',[484.375 -484.375 15.625 15.625], 'FaceColor',[0 0 0]);
rectangle('Position',[468.75 -500 15.625 15.625], 'FaceColor',[0 0 0]);
rectangle('Position',[484.375 -500 15.625 15.625], 'FaceColor',[0 0 0]);
X=[466.667,466.667,406.25,406.25,312.5,312.5,250,250,187.5,187.5,187.5,187.5,140.625,125,125,125,109.375,109.375,109.375,109.375,109.375,109.375,109.375,109.375,93.75,93.75,93.75,62.5,33.3333];
Y=[-466.667,-466.667,-437.5,-437.5,-375,-375,-343.75,-343.75,-312.5,-312.5,-281.25,-281.25,-234.375,-218.75,-218.75,-218.75,-234.375,-250,-265.625,-281.25,-296.875,-312.5,-328.125,-343.75,-375,-406.25,-437.5,-468.75,-466.667];
hold on;
plot(X,Y,'r');
legend('1549.76','Location','southoutside');
